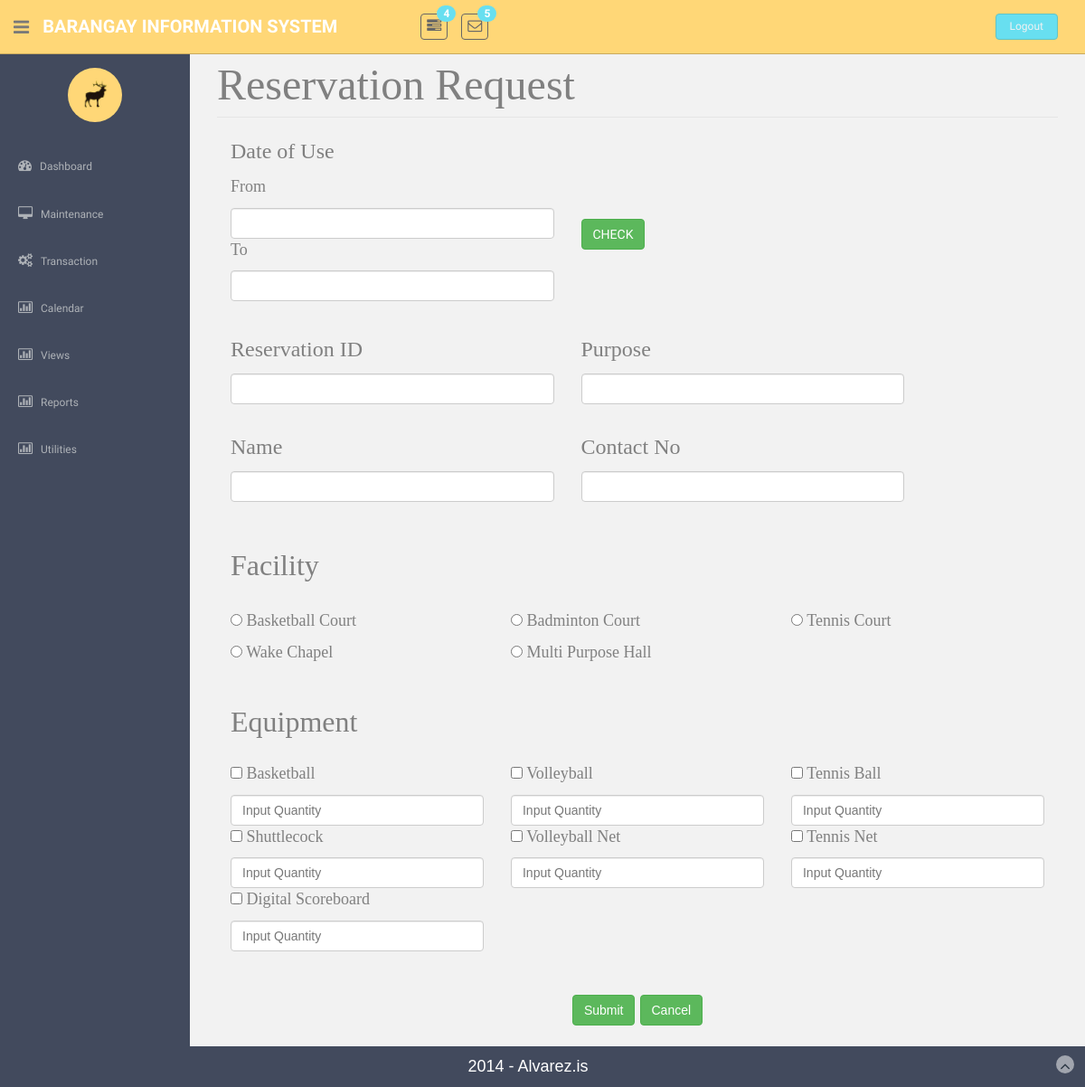
Screenshot of /FacilityEquipmentT.php with the database file from the repository.
### tables this page shows
CREATE TABLE `tblequipment` (
  `strEquipNo` int(25) NOT NULL,
  `strEquipName` varchar(85) NOT NULL,
  `strEquipCategoryCode` varchar(25) NOT NULL,
  `intEquipQuantity` int(11) NOT NULL,
  `dblEquipFee` double NOT NULL
);

### equipmentFormM.php (the view)
<div class="form-group">
	<?php
	require("connection.php");
	$query = mysqli_query($con, "select strequipname, intequipquantity from tblequipment;");
  	 while($row = mysqli_fetch_row($query)){
	   	echo "<div class='col-sm-4'>
		<p><font face='cambria' size=4 color='grey'><input type='checkbox' name = equipment[] value='$row[0]'/> $row[0] </font></p>
		<input id='resChairQ' class='form-control input-group-lg reg_name' type='number' name = quantity[] title='Input Quantity' placeholder='Input Quantity' min='1' max='$row[1]' value='';>
	</div>";
   	} ?>
</div>

### assets/css/style.css (style rules this page uses)
body { color: #797979; background: #f2f2f2; font-family: 'Ruda', sans-serif; padding: 0px !important; margin: 0px !important; font-size:13px; }

### rows the page displays
tblequipment: strEquipName "Basketball"
tblequipment: strEquipName "Volleyball"
tblequipment: strEquipName "Tennis Ball"
tblequipment: strEquipName "Shuttlecock"
tblequipment: strEquipName "Volleyball Net"
tblequipment: strEquipName "Tennis Net"
tblequipment: strEquipName "Digital Scoreboard"

### other values shown
$row[0] "Basketball Court"
$row[0] "Badminton Court"
$row[0] "Tennis Court"
$row[0] "Wake Chapel"
$row[0] "Multi Purpose Hall"
